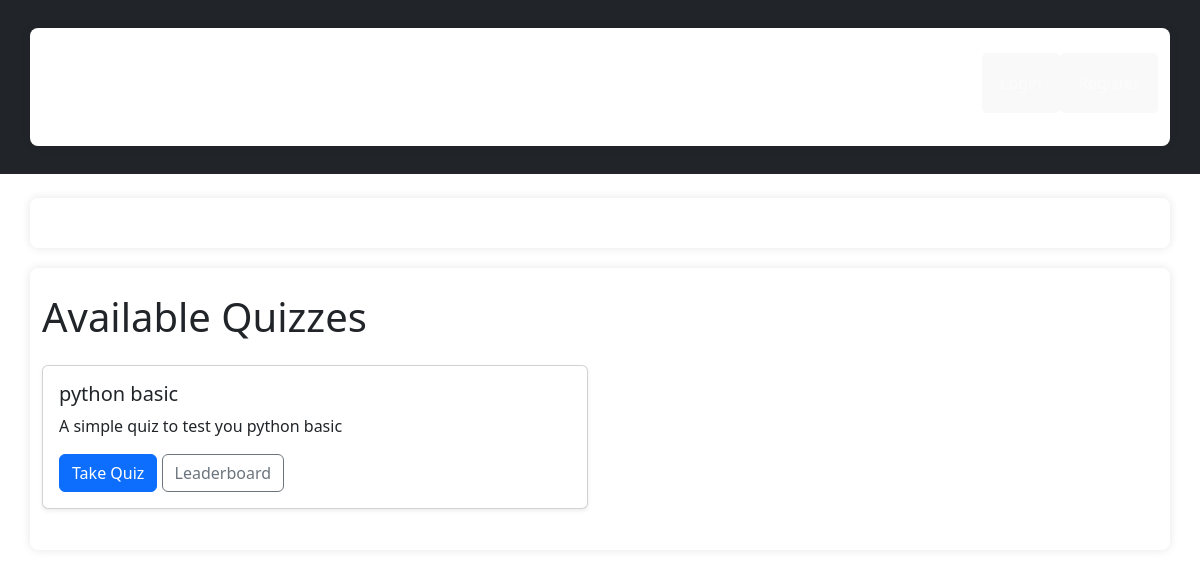
The app's page /, older data.
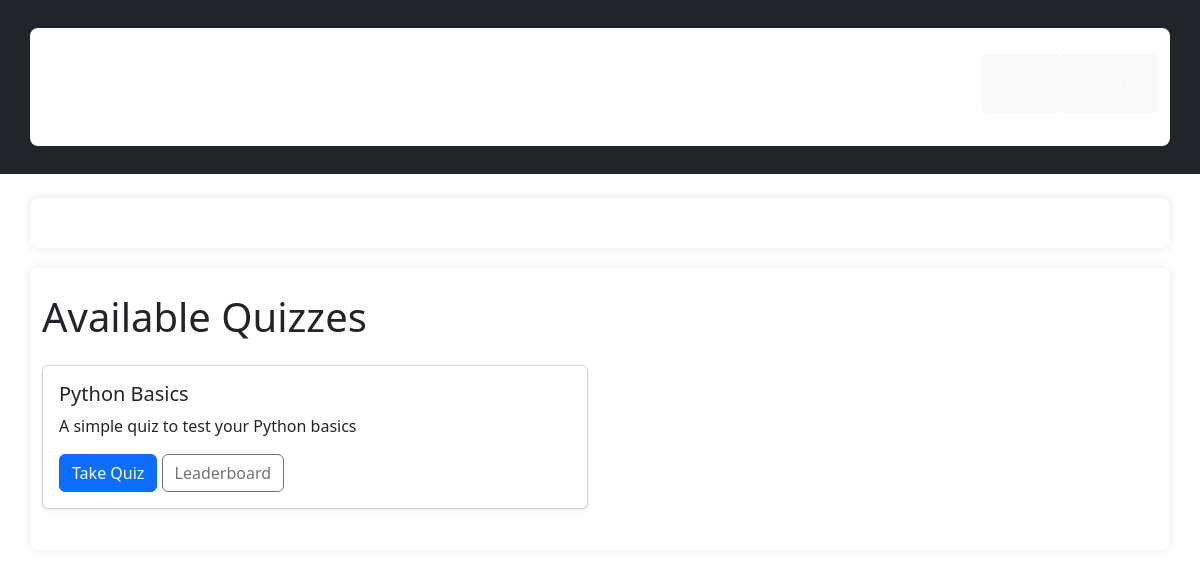
The same page, newer data.
### tables this page shows
CREATE TABLE Quizzes(
    id INTEGER PRIMARY KEY AUTOINCREMENT,
    title TEXT NOT NULL,
    description TEXT
);

### quiz/routes.py (the view)
@quiz_bp.route('/')
def home():
    db = get_db()
    quizzes = db.execute('SELECT id, title, description FROM Quizzes').fetchall()
    return render_template('home.html', quizzes=quizzes, user=session.get("user"))

### quiz/models.py (called while the page is built)
def get_db():
    if 'db' not in g:
        g.db=sqlite3.connect(
            current_app.config['DATABASE'],
            detect_types=sqlite3.PARSE_DECLTYPES
        )
        g.db.row_factory=sqlite3.Row
    return g.db

### quiz/templates/home.html (shortened to what this page needs)
{% extends "base.html" %}
{% block content %}
    <h1 class="mb-4">Available Quizzes</h1>
    <div class="row">
        {% for quiz in quizzes %}
            <div class="col-md-6 mb-3">
                <div class="card shadow-sm">
                    <div class="card-body">
                        <h5 class="card-title">{{ quiz['title'] }}</h5>
                        <p class="card-text">{{ quiz['description'] }}</p>
                        <a href="{{ url_for('quiz.quiz_detail', quiz_id=quiz['id']) }}" class="btn btn-primary">Take Quiz</a>
                        <a href="{{ url_for('quiz.leaderboard', quiz_id=quiz['id']) }}" class="btn btn-outline-secondary">Leaderboard</a>
                    </div>
                </div>
            </div>
        {% endfor %}
    </div>
{% endblock %}

Row changes from the older to the newer data that the page shows:
changed Quizzes: title "python basic" → "Python Basics"; description "A simple quiz to test you python basic" → "A simple quiz to test your Python basics"
